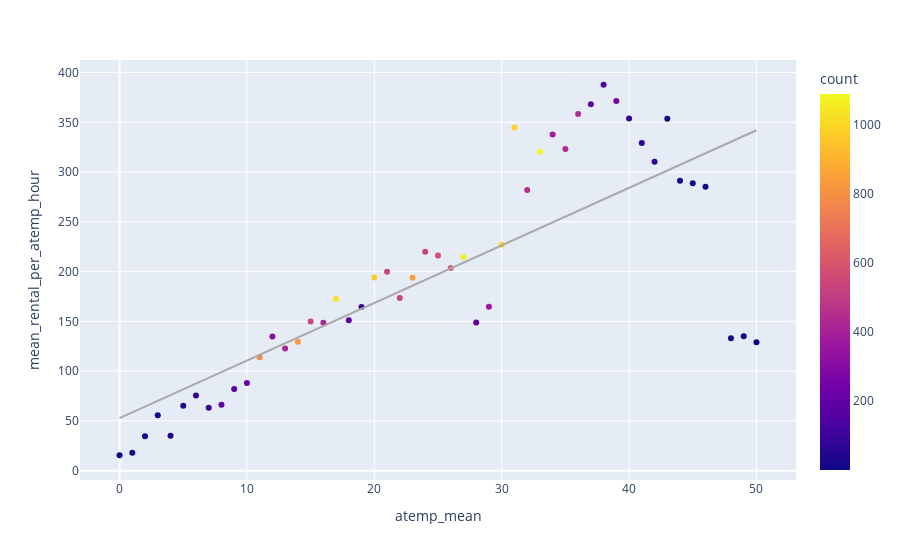

The cell this chart's notebook holds for it:
### Code cell
px.scatter(df_atemp_mean, x= "atemp_mean", y="mean_rental_per_atemp_hour", color="count", hover_name="count", trendline="ols", trendline_color_override="darkgrey")

### Figure 1 — Plotly figure (JSON) as saved in the notebook; plotly's stock layout.template omitted (floating-point values rounded to 4 significant figures)
{"data": [{"hovertemplate": "<b>%{hovertext}</b><br><br>atemp_mean=%{x}<br>mean_rental_per_atemp_hour=%{y}<br>count=%{marker.color}<extra></extra>", "hovertext": [2, 4, 17, 14, 28, 48, 85, 90, 204, 165, 215, 781, 308, 423, 824, 558, 413, 1037, 182, 82, 977, 554, 547, 844, 533, 577, 623, 1064, 184, 362, 994, 990, 453, 1090, 381, 443, 445, 195, 142, 262, 87, 65, 73, 20, 19, 20, 5, 1, 2, 1], "legendgroup": "", "marker": {"color": [2, 4, 17, 14, 28, 48, 85, 90, 204, 165, 215, 781, 308, 423, 824, 558, 413, 1037, 182, 82, 977, 554, 547, 844, 533, 577, 623, 1064, 184, 362, 994, 990, 453, 1090, 381, 443, 445, 195, 142, 262, 87, 65, 73, 20, 19, 20, 5, 1, 2, 1], "coloraxis": "coloraxis", "symbol": "circle"}, "mode": "markers", "name": "", "orientation": "v", "showlegend": false, "type": "scatter", "x": [0, 1, 2, 3, 4, 5, 6, 7, 8, 9, 10, 11, 12, 13, 14, 15, 16, 17, 18, 19, 20, 21, 22, 23, 24, 25, 26, 27, 28, 29, 30, 31, 32, 33, 34, 35, 36, 37, 38, 39, 40, 41, 42, 43, 44, 45, 46, 48, 49, 50], "xaxis": "x", "y": [15.5, 18, 34.53, 55.79, 35.04, 65.31, 75.52, 63.23, 66.3, 82.08, 88.07, 114.1, 134.9, 122.7, 129.6, 150.0, 148.5, 172.4, 151.1, 164.4, 194.2, 199.9, 173.4, 193.7, 220.1, 216.3, 203.6, 214.6, 149.0, 164.7, 227.0, 344.8, 281.9, 320.5, 337.6, 323.2, 358.2, 368.1, 387.7, 371.4, 353.7, 329.2, 310.3, 353.5, 291.2, 288.9, 285.2, 133, 135, 129], "yaxis": "y"}, {"hovertemplate": "<b>OLS trendline</b><br>mean_rental_per_atemp_hour = 5.78299 * atemp_mean + 52.8843<br>R<sup>2</sup>=0.604701<br><br>atemp_mean=%{x}<br>mean_rental_per_atemp_hour=%{y} <b>(trend)</b><extra></extra>", "legendgroup": "", "line": {"color": "darkgrey"}, "marker": {"symbol": "circle"}, "mode": "lines", "name": "", "showlegend": false, "type": "scatter", "x": [0, 1, 2, 3, 4, 5, 6, 7, 8, 9, 10, 11, 12, 13, 14, 15, 16, 17, 18, 19, 20, 21, 22, 23, 24, 25, 26, 27, 28, 29, 30, 31, 32, 33, 34, 35, 36, 37, 38, 39, 40, 41, 42, 43, 44, 45, 46, 48, 49, 50], "xaxis": "x", "y": [52.88, 58.67, 64.45, 70.23, 76.02, 81.8, 87.58, 93.37, 99.15, 104.9, 110.7, 116.5, 122.3, 128.1, 133.8, 139.6, 145.4, 151.2, 157.0, 162.8, 168.5, 174.3, 180.1, 185.9, 191.7, 197.5, 203.2, 209.0, 214.8, 220.6, 226.4, 232.2, 237.9, 243.7, 249.5, 255.3, 261.1, 266.9, 272.6, 278.4, 284.2, 290.0, 295.8, 301.6, 307.3, 313.1, 318.9, 330.5, 336.3, 342.0], "yaxis": "y"}], "layout": {"coloraxis": {"colorbar": {"title": {"text": "count"}}, "colorscale": [[0, "#0d0887"], [0.1111, "#46039f"], [0.2222, "#7201a8"], [0.3333, "#9c179e"], [0.4444, "#bd3786"], [0.5556, "#d8576b"], [0.6667, "#ed7953"], [0.7778, "#fb9f3a"], [0.8889, "#fdca26"], [1, "#f0f921"]]}, "legend": {"tracegroupgap": 0}, "margin": {"t": 60}, "xaxis": {"anchor": "y", "domain": [0, 1], "title": {"text": "atemp_mean"}}, "yaxis": {"anchor": "x", "domain": [0, 1], "title": {"text": "mean_rental_per_atemp_hour"}}}}
